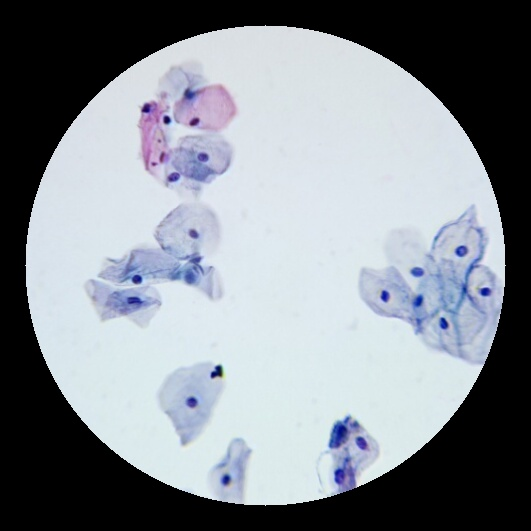
#> input picture elastic_transformation/images/4990.jpg, 531 x 531 px, found by its file name
$ python methods.py
#> lines starting #> are read from the running program, lines starting #| are printed output that depends on the picture
# # -*- coding: utf-8 -*-
# """
# Created on Mon Aug  8 18:05:18 2022

# @author: albu
# """


# import pyelastix
# import imageio
# import matplotlib.pyplot as plt

# import cv2

# im1 = imageio.imread('4990.jpg')
# im2 = imageio.imread('4994.jpg')


# im_full=[]
# im_full_fields=[]

# for i in range(3):
#     # Read image data

#     # Select one channel (grayscale), and make float
#     im1i = im1[:,:,i].astype('float32')
#     im2i = im2[:,:,i].astype('float32')


#     # Get default params and adjust
#     params = pyelastix.get_default_params()
#     params.NumberOfResolutions = 3
#     print(params)

#     # Register!
#     im3, field = pyelastix.register(im1i, im2i, params,True)

#     # Visualize the result
#     # fig = plt.figure(1);
#     # plt.clf()
#     # plt.subplot(231); plt.imshow(im1)
#     # plt.subplot(232); plt.imshow(im2)
#     # plt.subplot(234); plt.imshow(im3)
#     # plt.subplot(235); plt.imshow(field[0])
#     # plt.subplot(236); plt.imshow(field[1])

#     # # Enter mainloop
#     # if hasattr(plt, 'use'):
#     #     plt.use().Run()  # visvis
#     # else:
#     #     plt.show()  # mpl

#     imgf=field[0]
#     # plt.axis('off')
#     # Filename
#     # filename = 'savedImage'+str(i)+'.png'

#     # Using cv2.imwrite() method
#     # Saving the image
#     # cv2.imwrite(filename, im3)
#     im_full.append(im3)
#     im_full_fields.append(imgf)


# merged = cv2.merge([im_full[2], im_full[1], im_full[0]])
# cv2.imwrite('merged.jpg', merged)

# merged_fields = cv2.merge([im_full_fields[2], im_full_fields[1], im_full_fields[0]])

# cv2.imwrite('merged_fields.jpg', merged_fields)


# cv2.imshow("Merged", merged)
# cv2.waitKey(0)
# cv2.destroyAllWindows()

import pyelastix

# To read the image data we use imageio
import imageio

# Pick one lib to visualize the result, matplotlib or visvis
#import visvis as plt
import matplotlib.pyplot as plt


# Read image data
im1 = imageio.imread('images\\4990.jpg')
#> im1 is the input picture: shape (531, 531, 3); mean R, G, B 133.4, 139.5, 146.6
im2 = imageio.imread('images\\4994.jpg')
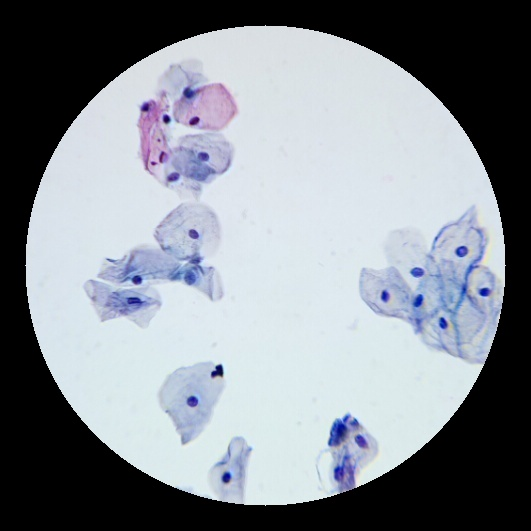
#> input picture elastic_transformation/images/4994.jpg, 531 x 531 px, found by its file name
#> im2 is the input picture: shape (531, 531, 3); mean R, G, B 133.3, 139.3, 146.5
#im2 = imageio.imread('https://dl.dropboxusercontent.com/u/1463853/images/chelsea_morph1.png')

# Select one channel (grayscale), and make float
im1 = im1[:,:,1].astype('float32')
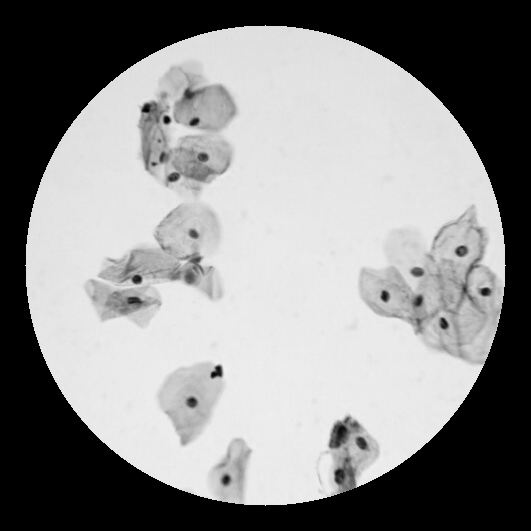
#> im1: shape (531, 531) float32; min 0, max 242, mean 139.5
im2 = im2[:,:,1].astype('float32')
#> im2: shape (531, 531) float32

# Get default params and adjust
#> (the run stopped early here; a loop or call above may not have finished)
